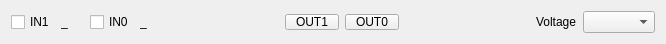
<?xml version="1.0" encoding="UTF-8"?>
<ui version="4.0">
 <class>GpioWidget</class>
 <widget class="QWidget" name="GpioWidget">
  <property name="geometry">
   <rect>
    <x>0</x>
    <y>0</y>
    <width>666</width>
    <height>34</height>
   </rect>
  </property>
  <property name="sizePolicy">
   <sizepolicy hsizetype="Preferred" vsizetype="Minimum">
    <horstretch>0</horstretch>
    <verstretch>0</verstretch>
   </sizepolicy>
  </property>
  <property name="windowTitle">
   <string>Form</string>
  </property>
  <layout class="QHBoxLayout" name="horizontalLayout">
   <item>
    <widget class="QCheckBox" name="input1CheckBox">
     <property name="toolTip">
      <string>&lt;html&gt;&lt;head/&gt;&lt;body&gt;&lt;p&gt;Check to enable general purpose input 1 (IN1).&lt;/p&gt;&lt;p&gt;When IN1 is enabled, the data overwrites the voltage least-significant bit, which reduces the resolution from 14 bits to 13 bits.&lt;/p&gt;&lt;/body&gt;&lt;/html&gt;</string>
     </property>
     <property name="text">
      <string>IN1</string>
     </property>
    </widget>
   </item>
   <item>
    <widget class="QLabel" name="input1Label">
     <property name="toolTip">
      <string/>
     </property>
     <property name="text">
      <string>_</string>
     </property>
    </widget>
   </item>
   <item>
    <widget class="QLabel" name="label">
     <property name="minimumSize">
      <size>
       <width>10</width>
       <height>0</height>
      </size>
     </property>
     <property name="toolTip">
      <string>The IN1 signal value.</string>
     </property>
     <property name="text">
      <string> </string>
     </property>
    </widget>
   </item>
   <item>
    <widget class="QCheckBox" name="input0CheckBox">
     <property name="toolTip">
      <string>&lt;html&gt;&lt;head/&gt;&lt;body&gt;&lt;p&gt;Check to enable general purpose input 0 (IN1).&lt;/p&gt;&lt;p&gt;When IN0 is enabled, the data overwrites the current least-significant bit, which reduces the resolution from 14 bits to 13 bits.&lt;/p&gt;&lt;/body&gt;&lt;/html&gt;</string>
     </property>
     <property name="text">
      <string>IN0</string>
     </property>
    </widget>
   </item>
   <item>
    <widget class="QLabel" name="input0Label">
     <property name="toolTip">
      <string>The IN0 signal value.</string>
     </property>
     <property name="text">
      <string>_</string>
     </property>
    </widget>
   </item>
   <item>
    <spacer name="horizontalSpacer_2">
     <property name="orientation">
      <enum>Qt::Horizontal</enum>
     </property>
     <property name="sizeHint" stdset="0">
      <size>
       <width>40</width>
       <height>20</height>
      </size>
     </property>
    </spacer>
   </item>
   <item>
    <widget class="QPushButton" name="output1Button">
     <property name="toolTip">
      <string>&lt;html&gt;&lt;head/&gt;&lt;body&gt;&lt;p&gt;Toggle the output 1 (OUT1) value.&lt;/p&gt;&lt;p&gt;When inactive the output will be 0 V (digital low).  When pressed, the output will be the configured voltage, (digital high).&lt;/p&gt;&lt;/body&gt;&lt;/html&gt;</string>
     </property>
     <property name="styleSheet">
      <string notr="true">QPushButton {padding-left: 10px; padding-right: 10px;}</string>
     </property>
     <property name="text">
      <string>OUT1</string>
     </property>
     <property name="checkable">
      <bool>true</bool>
     </property>
    </widget>
   </item>
   <item>
    <widget class="QPushButton" name="output0Button">
     <property name="toolTip">
      <string>&lt;html&gt;&lt;head/&gt;&lt;body&gt;&lt;p&gt;Toggle the output 0 (OUT0) value.&lt;/p&gt;&lt;p&gt;When inactive the output will be 0 V (digital low).  When pressed, the output will be the configured voltage, (digital high).&lt;/p&gt;&lt;/body&gt;&lt;/html&gt;</string>
     </property>
     <property name="styleSheet">
      <string notr="true">QPushButton {padding-left: 10px; padding-right: 10px;}</string>
     </property>
     <property name="text">
      <string>OUT0</string>
     </property>
     <property name="checkable">
      <bool>true</bool>
     </property>
    </widget>
   </item>
   <item>
    <spacer name="horizontalSpacer">
     <property name="orientation">
      <enum>Qt::Horizontal</enum>
     </property>
     <property name="sizeHint" stdset="0">
      <size>
       <width>40</width>
       <height>20</height>
      </size>
     </property>
    </spacer>
   </item>
   <item>
    <widget class="QLabel" name="voltageLabel">
     <property name="toolTip">
      <string>&lt;html&gt;&lt;head/&gt;&lt;body&gt;&lt;p&gt;Select the general purpose input/output reference voltage.&lt;/p&gt;&lt;p&gt;The reference voltage determines the output signal voltage,  the logic level thresholds for the inputs, and the maximum voltage the inputs can tolerate.  &lt;/p&gt;&lt;/body&gt;&lt;/html&gt;</string>
     </property>
     <property name="text">
      <string>Voltage</string>
     </property>
    </widget>
   </item>
   <item>
    <widget class="QComboBox" name="voltageComboBox">
     <property name="toolTip">
      <string>&lt;html&gt;&lt;head/&gt;&lt;body&gt;&lt;p&gt;Select the general purpose input/output reference voltage.&lt;/p&gt;&lt;p&gt;The reference voltage determines the output signal voltage,  the logic level thresholds for the inputs, and the maximum voltage the inputs can tolerate.  &lt;/p&gt;&lt;/body&gt;&lt;/html&gt;</string>
     </property>
    </widget>
   </item>
  </layout>
 </widget>
 <resources/>
 <connections/>
</ui>
